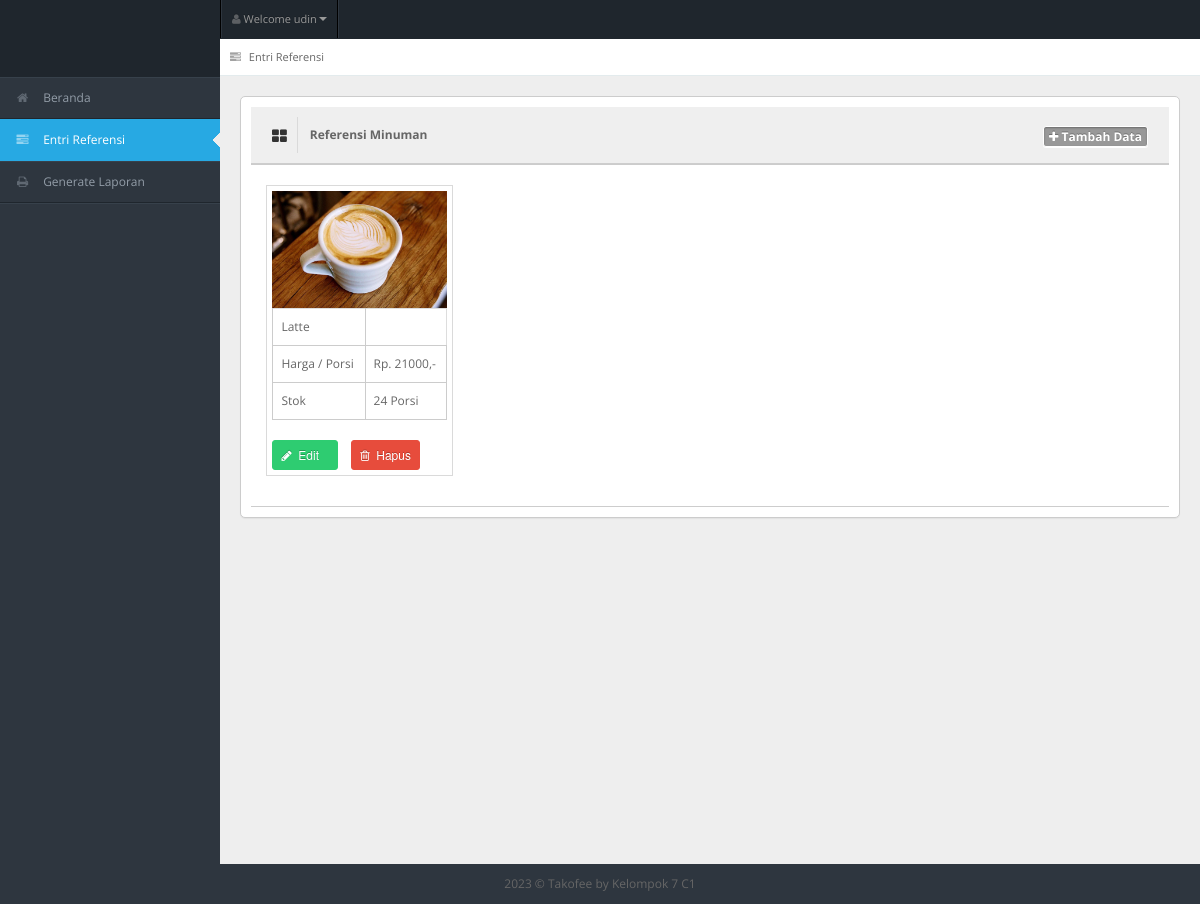
The page /entri_referensi.php (signed in) on the database its author committed.
### tables this page shows
CREATE TABLE `tb_user` (
  `id_user` int(11) NOT NULL,
  `username` varchar(150) NOT NULL,
  `password` varchar(150) NOT NULL,
  `nama_user` varchar(150) NOT NULL,
  `id_level` int(11) NOT NULL,
  `status` varchar(150) NOT NULL
);

CREATE TABLE `tb_masakan` (
  `id_masakan` int(11) NOT NULL,
  `nama_masakan` varchar(150) NOT NULL,
  `harga` varchar(150) NOT NULL,
  `stok` int(11) NOT NULL,
  `status_masakan` varchar(150) NOT NULL,
  `gambar_masakan` varchar(150) NOT NULL
);

### entri_referensi.php (the view, shortened to what this page needs)
<!DOCTYPE html>
<?php
include "connection/koneksi.php";
$id = $_SESSION['id_user'];
if (isset($_SESSION['username'])) {
  $query = "select * from tb_user natural join tb_level where id_user = $id";
  mysqli_query($conn, $query);
  $sql = mysqli_query($conn, $query);
  while ($r = mysqli_fetch_array($sql)) {
?>
    <html lang="en">
    <head>
      <link rel="stylesheet" href="template/dashboard/css/bootstrap.min.css" />
      <link rel="stylesheet" href="template/dashboard/css/bootstrap-responsive.min.css" />
      <link rel="stylesheet" href="template/dashboard/css/fullcalendar.css" />
      <link rel="stylesheet" href="template/dashboard/css/matrix-style.css" />
      <link rel="stylesheet" href="template/dashboard/css/matrix-media.css" />
      <link href="template/dashboard/font-awesome/css/font-awesome.css" rel="stylesheet" />
      <link rel="stylesheet" href="template/dashboard/css/jquery.gritter.css" />
    </head>
    <body>
      <div id="header">
        <h1><a href="entri_referensi.php">Entri Referensi</a></h1>
      </div>
      <div id="user-nav" class="navbar navbar-inverse">
        <ul class="nav">
          <li class="dropdown" id="profile-messages"><a title="" href="#" data-toggle="dropdown" data-target="#profile-messages" class="dropdown-toggle"><i class="icon icon-user"></i> <span class="text">Welcome <?php echo $r['nama_user']; ?></span><b class="caret"></b></a>
          </li>
        </ul>
      </div>
      <div id="sidebar"><a href="entri_referensi.php" class="visible-phone"><i class="icon icon-tasks"></i> <span>Entri Referensi</span></a>
        <ul>
          <?php
          if ($r['id_level'] == 1) {
          ?>
            <li><a href="beranda.php"><i class="icon icon-home"></i> <span>Beranda</span></a> </li>
            <li class="active"> <a href="entri_referensi.php"><i class="icon icon-tasks"></i> <span>Entri Referensi</span></a> </li>
            <li> <a href="generate_laporan.php"><i class="icon icon-print"></i> <span>Generate Laporan</span></a> </li>
          <?php
          } else if ($r['id_level'] == 2) {
          ?>
            <li><a href="beranda.php"><i class="icon icon-home"></i> <span>Beranda</span></a> </li>
            <li> <a href="entri_order.php"><i class="icon icon-shopping-cart"></i> <span>Entri Order</span></a> </li>
            <li> <a href="generate_laporan.php"><i class="icon icon-print"></i> <span>Generate Laporan</span></a> </li>
          <?php
          } else if ($r['id_level'] == 3) {
          ?>
            <li><a href="beranda.php"><i class="icon icon-home"></i> <span>Beranda</span></a> </li>
            <li> <a href="entri_transaksi.php"><i class="icon icon-inbox"></i> <span>Entri Transaksi</span></a> </li>
            <li> <a href="generate_laporan.php"><i class="icon icon-print"></i> <span>Generate Laporan</span></a> </li>
          <?php
          } else if ($r['id_level'] == 4) {
          ?>
            <li><a href="beranda.php"><i class="icon icon-home"></i> <span>Beranda</span></a> </li>
            <li> <a href="generate_laporan.php"><i class="icon icon-print"></i> <span>Generate Laporan</span></a> </li>
          <?php
          } else if ($r['id_level'] == 5) {
          ?>
            <li><a href="beranda.php"><i class="icon icon-home"></i> <span>Beranda</span></a> </li>
            <li> <a href="entri_order.php"><i class="icon icon-shopping-cart"></i> <span>Entri Order</span></a> </li>
          <?php
          }
          ?>
        </ul>
      </div>
      <div id="content">
        <div id="content-header">
          <div id="breadcrumb"> <a href="entri_referensi.php" title="Go to here" class="tip-bottom"><i class="icon icon-tasks"></i> Entri Referensi</a></div>
        </div>
        <div class="container-fluid">
          <div class="row-fluid">
            <?php
            if ($r['id_level'] == 1) {
            ?>
              <div class="widget-box">
                <div class="widget-title bg_lg"><span class="icon"><i class="icon-th-large"></i></span>
                  <h5>Referensi Minuman</h5>
                  <a href="tambah_menu.php" class="btn btn-info btn-mini label"><i class="icon-plus"></i>&nbsp;Tambah Data</a>
                </div>
                <div class="widget-content">
                  <ul class="thumbnails">
                    <div class="btn-icon-pg">
                      <ul>
                        <?php
                        $query_data_makanan = "select * from tb_masakan order by id_masakan desc";
                        $sql_data_makanan = mysqli_query($conn, $query_data_makanan);
                        while ($r_dt_makanan = mysqli_fetch_array($sql_data_makanan)) {
                        ?>
                          <li class="span2">
                            <a> <img src="gambar/<?php echo $r_dt_makanan['gambar_masakan'] ?>" alt=""> </a>
                            <table class="table table-bordered">
                              <tbody>
                                <tr>
                                  <td><?php echo $r_dt_makanan['nama_masakan']; ?></td>
                                </tr>
                                <tr>
                                  <td>Harga / Porsi</td>
                                  <td>Rp. <?php echo $r_dt_makanan['harga']; ?>,-</td>
                                </tr>
                                <tr>
                                  <td>Stok</td>
                                  <td><?php echo $r_dt_makanan['stok']; ?> Porsi</td>
                                </tr>
                              </tbody>
                            </table>
                            <form action="" method="post">
                              <button type="submit" value="<?php echo $r_dt_makanan['id_masakan']; ?>" name="edit_menu" class="btn btn-success btn-mini"><i class='icon-pencil'></i>&nbsp;&nbsp;Edit &nbsp;&nbsp;</button>
                              <button type="submit" value="<?php echo $r_dt_makanan['id_masakan']; ?>" name="hapus_menu" class="btn btn-mini btn-danger"><i class='icon icon-trash'></i>&nbsp; Hapus</button>
                            </form>
                          </li>
                        <?php
                        }
                        ?>
                      </ul>
                    </div>
                  </ul>
                </div>
              </div>
            <?php
            }
            ?>
          </div>
        </div>
      </div>
      <div class="row-fluid">
        <div id="footer" class="span12"> <?php echo date('Y'); ?> &copy; Takofee <a href="#">by Kelompok 7 C1</a> </div>
      </div>
    </body>
    </html>
<?php
  }
} else {
  header('location: logout.php');
}
?>

### template/dashboard/css/matrix-media.css (style rules this page uses)
body { background:#2E363F; }
#header { background-color: #1f262d; margin-top:10px; }
#sidebar > ul { border-bottom: 1px solid #37414b }
#sidebar > ul > li { border-top: 1px solid #37414b; border-bottom: 1px solid #1f262d; }
#sidebar > ul > li.active { background-color: #27a9e3; border-bottom: 1px solid #27a9e3; border-top: 1px solid #27a9e3; }
#sidebar > ul > li.active a { color:#fff; text-decoration:none; }

### rows shown on the page
tb_user: nama_user "udin"
tb_masakan: gambar_masakan (picture), nama_masakan "Latte", harga "21000", stok "24", $r_dt_makanan['id_masakan'] 4 (drawn)
